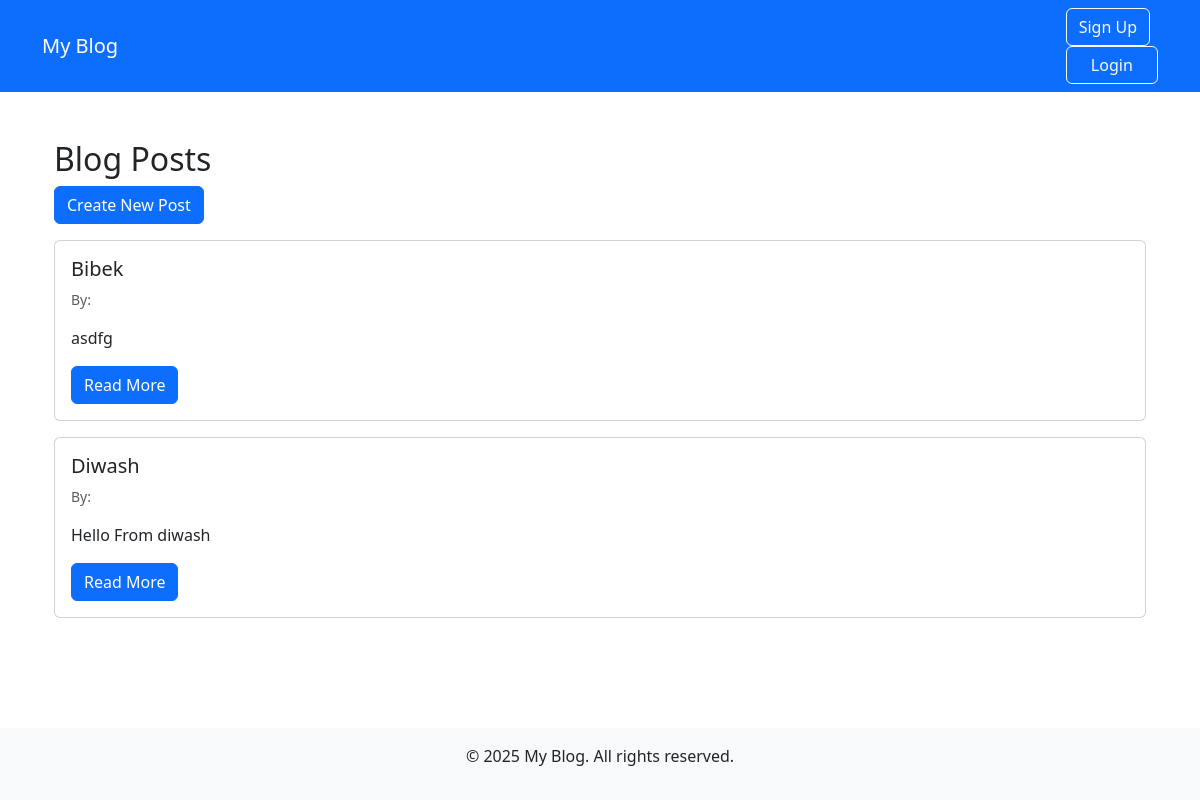
The app's page /, older data.
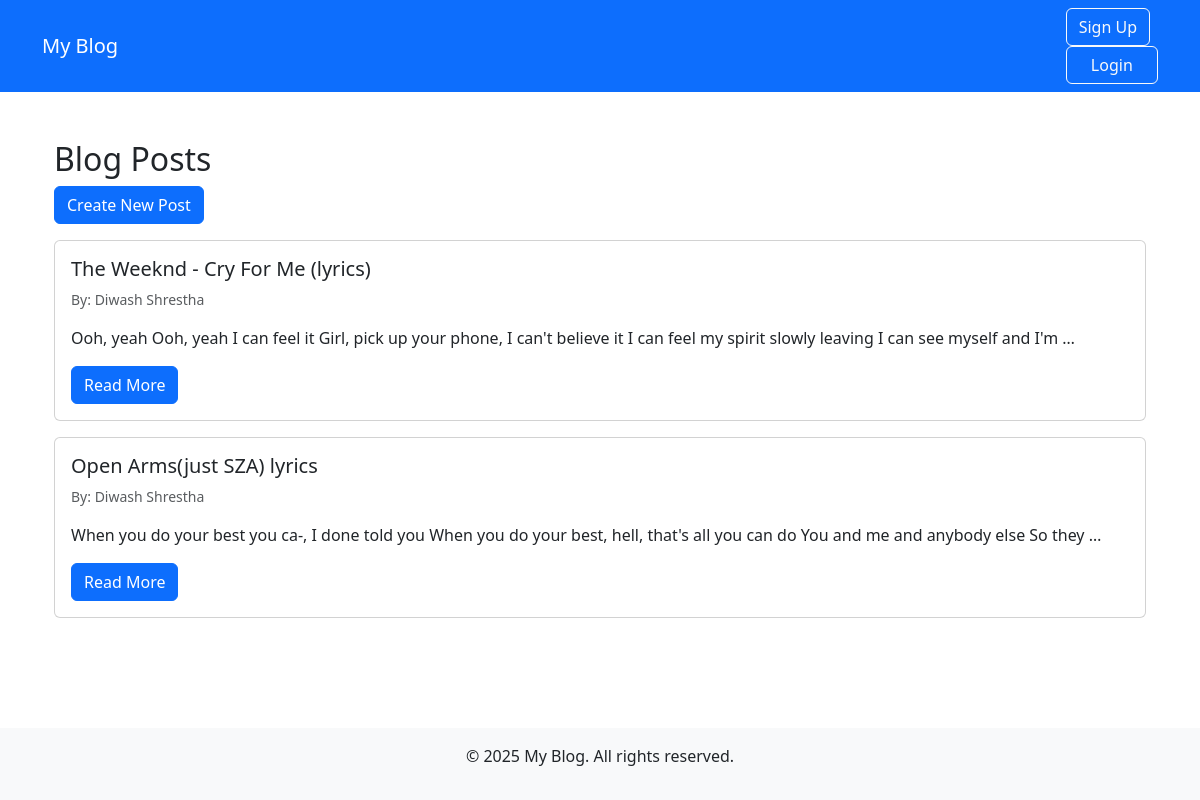
The same page, newer data.
### blog/models.py (models this page shows, shortened)
class Blog(models.Model):
    title = models.CharField(max_length=200)
    content = models.TextField()
    created_at = models.DateTimeField(auto_now_add=True)
    updated_at = models.DateTimeField(auto_now=True)
    author = models.ForeignKey(Author, on_delete=models.CASCADE)  # Link to Author instead of User

### author/models.py (models this page shows, shortened)
class Author(models.Model):
    user = models.OneToOneField(User, on_delete=models.CASCADE)
    name = models.CharField(max_length=100, blank=True)
    bio = models.TextField(blank=True)
    email = models.EmailField(blank=True, null=True)
    age = models.IntegerField(blank=True, null=True)
    created_at = models.DateTimeField(auto_now_add=True)
    updated_at = models.DateTimeField(auto_now=True)

### blog/views.py (the view)
# urls.py: path('', views.blog_list, name='blog_list'),
def blog_list(request):
    blogs = Blog.objects.all().order_by('-created_at')
    return render(request, 'blog_list.html', {'blogs': blogs})

### templates/blog_list.html (shortened to what this page needs)
{% extends 'base.html' %}
{% block content %}
<div class="container mt-4">
    <h2>Blog Posts</h2>
    <a href="{% url 'blog:blog_create' %}" class="btn btn-primary mb-3">Create New Post</a>
    {% for blog in blogs %}
    <div class="card mb-3">
        <div class="card-body">
            <h5 class="card-title">{{ blog.title }}</h5>
            <p class="text-muted small">By: {{ blog.author.name|default:blog.author.user.username }}</p>
            <p class="card-text">{{ blog.content|truncatewords:30 }}</p>
            <a href="{% url 'blog:blog_detail' blog.id %}" class="btn btn-primary">Read More</a>
        </div>
    </div>
    {% endfor %}
</div>
{% endblock %}

### templates/base.html (shortened to what this page needs)
{% load static %}
<!DOCTYPE html>
<html lang="en">
<head>
    <link rel="stylesheet" href="https://cdn.jsdelivr.net/npm/bootstrap@5.3.0/dist/css/bootstrap.min.css">
</head>
<body>
    <div class="content-wrapper">
        <nav class="navbar navbar-dark bg-primary">
            <div class="container">
                <a class="navbar-brand" href="{% url 'blog:blog_list' %}">My Blog</a>
                <div class="navbar-nav ms-auto">
                    {% if user.is_authenticated %}
                        <span class="navbar-text me-3">Welcome, {{ user.username }}</span>
                        <form method="post" action="{% url 'logout' %}" class="d-inline">
                            {% csrf_token %}
                            <button type="submit" class="btn btn-outline-light">Logout</button>
                        </form>
                    {% else %}
                        <a class="btn btn-outline-light me-2" href="{% url 'signup' %}">Sign Up</a>
                        <a class="btn btn-outline-light" href="{% url 'login' %}">Login</a>
                    {% endif %}
                </div>
            </div>
        </nav>
        <div class="container mt-4">
            {% block content %}
            {% endblock %}
        </div>
        <footer class="bg-light text-center py-3 mt-4">
            <p>&copy; 2025 My Blog. All rights reserved.</p>
        </footer>
    </div>
</body>
</html>

### templates/base.html (style rules this page uses)
html, body { height: 100%; }
.content-wrapper { min-height: 100%; display: flex; flex-direction: column; }
.container { flex: 1; }

Row changes from the older to the newer data that the page shows:
removed Blog: title "Bibek", content "asdfg"
removed Blog: title "Diwash", content "Hello From diwash"
added Blog: title "The Weeknd - Cry For Me (lyrics)", author.name "Diwash Shrestha", content "Ooh, yeah Ooh, yeah I can feel it Girl, pick up your phone, I can't believe it I can feel my spirit slowly leaving I can see myself and I'm …"
added Blog: title "Open Arms(just SZA) lyrics", author.name "Diwash Shrestha", content "When you do your best you ca-, I done told you When you do your best, hell, that's all you can do You and me and anybody else So they …"
